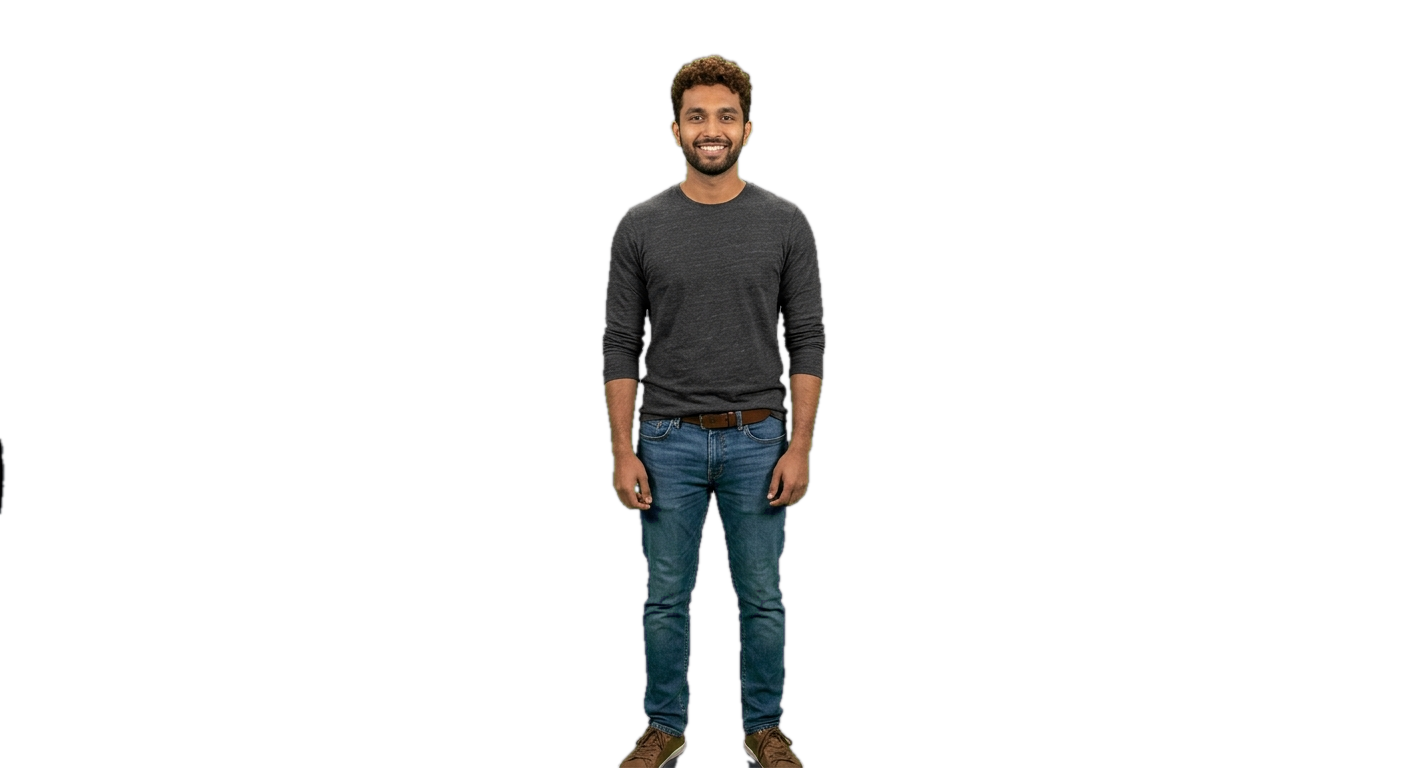

The script that saved this image:
import numpy as np
from PIL import Image, ImageFilter

def remove_green_screen(input_path, output_path, threshold=60):
    print(f"Loading {input_path}...")
    img = Image.open(input_path).convert("RGBA")
    data = np.array(img)
    
    r = data[:, :, 0].astype(int)
    g = data[:, :, 1].astype(int)
    b = data[:, :, 2].astype(int)
    
    # 1. Find the green pixels
    green_mask = (g > r + threshold) & (g > b + threshold)
    
    # Create a black and white image of the mask (255 = white/opaque, 0 = black/transparent)
    mask_data = np.where(green_mask, 0, 255).astype(np.uint8)
    mask_img = Image.fromarray(mask_data)
    
    # 2. THE FIX: Shrink the mask by 1 pixel (MinFilter removes the outer green edge)
    print("Cleaning edges...")
    mask_img = mask_img.filter(ImageFilter.MinFilter(3))
    
    # 3. THE FIX: Soften the mask so it's not a jagged line
    mask_img = mask_img.filter(ImageFilter.GaussianBlur(radius=1))
    
    # Apply the new clean mask to the image
    data[:, :, 3] = np.array(mask_img)
    
    # 4. Color Spill Suppression (kills the remaining green tint on the skin)
    # If green is higher than red or blue on the remaining visible pixels, pull it down.
    semi_green = (g > r) & (g > b) & (data[:, :, 3] > 0)
    avg_rb = (r + b) // 2
    data[:, :, 1] = np.where(semi_green, avg_rb, data[:, :, 1])
    
    result_img = Image.fromarray(data)
    result_img.save(output_path, "PNG")
    print(f"Saved clean image to {output_path}")

if __name__ == "__main__":
    remove_green_screen("test.jpg", "cutout.png")
